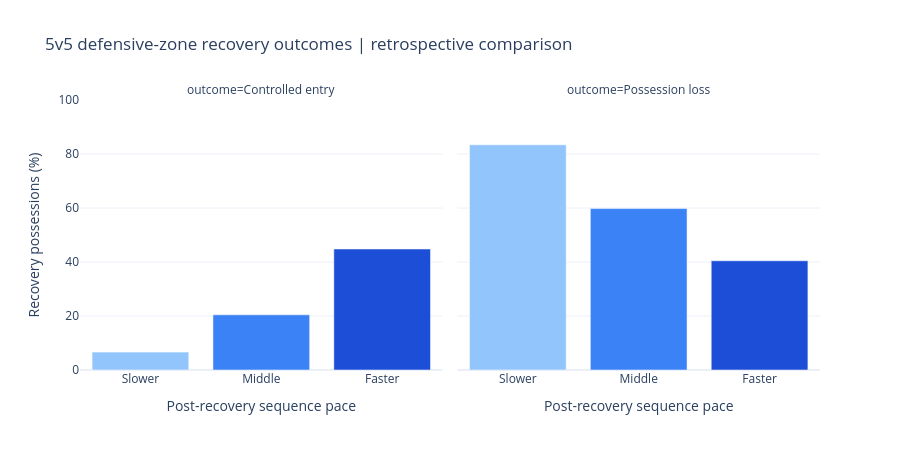

Notebook code cell kept with this figure:
### Markdown cell above
## 12.5. Define pooled pace tertiles and compare outcomes

Share slower/middle/faster boundaries across teams using all recovery possessions with measurable post-recovery pace, including other endings. Show the controlled-entry and confirmed-loss percentages as separate bars without uncertainty intervals. Both use all measurable recovery possessions in their band as denominator, so they need not sum to 100%.

Report the complete outcome breakdown beside the primary chart. Dumped entries and censored/unresolved endings must not be silently converted to losses or removed to inflate advancement rates. Retain sequence spans and game counts when interpreting differences.

### Code cell
analysis_recoveries = recoveries.loc[recoveries["pace_status"].eq("eligible")].copy()
bins, pace_edges = pd.qcut(analysis_recoveries["post_recovery_pace_ft_s"], q=3,
                          labels=False, retbins=True, duplicates="drop")
band_names = {1:"Slower", 2:"Middle", 3:"Faster"}
analysis_recoveries["pace_tertile"] = (bins + 1).astype("Int64")
analysis_recoveries["pace_band"] = analysis_recoveries["pace_tertile"].map(band_names)
pace_boundaries = pd.DataFrame({"pace_tertile":np.arange(1,len(pace_edges)),
    "lower_pace_ft_s":pace_edges[:-1], "upper_pace_ft_s":pace_edges[1:]})
pace_boundaries["pace_band"] = pace_boundaries["pace_tertile"].map(band_names)
display(pace_boundaries.round(2))

recovery_summary = analysis_recoveries.groupby("pace_band").agg(
    possessions=("possession_id","size"), games=("game_id","nunique"),
    controlled_entries=("controlled_entry","sum"), possession_losses=("possession_loss","sum"),
    median_pace_ft_s=("post_recovery_pace_ft_s","median"),
    median_sequence_span_seconds=("sequence_span_seconds","median"),
).reset_index()
recovery_summary["Controlled entry"] = 100 * recovery_summary["controlled_entries"] / recovery_summary["possessions"]
recovery_summary["Possession loss"] = 100 * recovery_summary["possession_losses"] / recovery_summary["possessions"]
display(recovery_summary.round(2))
outcome_breakdown = analysis_recoveries.groupby(["pace_band","outcome"]).size().rename("possessions").reset_index()
outcome_breakdown["outcome_pct"] = 100 * outcome_breakdown["possessions"] / outcome_breakdown.groupby("pace_band")["possessions"].transform("sum")
display(outcome_breakdown.round(2))

plot_data = recovery_summary.melt(
    id_vars=["pace_band","possessions","games","median_pace_ft_s","median_sequence_span_seconds"],
    value_vars=["Controlled entry","Possession loss"], var_name="outcome", value_name="outcome_pct",
)
recovery_fig = px.bar(plot_data,x="pace_band",y="outcome_pct",color="pace_band",facet_col="outcome",
    category_orders={"pace_band":["Slower","Middle","Faster"],"outcome":["Controlled entry","Possession loss"]},
    color_discrete_map={"Slower":"#93c5fd","Middle":"#3b82f6","Faster":"#1d4ed8"},
    hover_data=["possessions","games","median_pace_ft_s","median_sequence_span_seconds"],
    labels={"pace_band":"Post-recovery sequence pace","outcome_pct":"Recovery possessions (%)"},
    title="5v5 defensive-zone recovery outcomes | retrospective comparison")
recovery_fig.update_layout(template="plotly_white",height=450,showlegend=False)
recovery_fig.update_yaxes(range=[0,100])
recovery_fig.show()

### Figure 1 — Plotly figure (JSON) as saved in the notebook; plotly's stock layout.template omitted (floating-point values rounded to 4 significant figures)
{"data": [{"customdata": [[1494.0, 34.0, 9.989, 3.0]], "hovertemplate": "Post-recovery sequence pace=%{x}<br>outcome=Controlled entry<br>Recovery possessions (%)=%{y}<br>possessions=%{customdata[0]}<br>games=%{customdata[1]}<br>median_pace_ft_s=%{customdata[2]}<br>median_sequence_span_seconds=%{customdata[3]}<extra></extra>", "legendgroup": "Slower", "marker": {"color": "#93c5fd", "pattern": {"shape": ""}}, "name": "Slower", "orientation": "v", "showlegend": true, "textposition": "auto", "type": "bar", "x": ["Slower"], "xaxis": "x", "y": [6.627], "yaxis": "y"}, {"customdata": [[1494.0, 34.0, 9.989, 3.0]], "hovertemplate": "Post-recovery sequence pace=%{x}<br>outcome=Possession loss<br>Recovery possessions (%)=%{y}<br>possessions=%{customdata[0]}<br>games=%{customdata[1]}<br>median_pace_ft_s=%{customdata[2]}<br>median_sequence_span_seconds=%{customdata[3]}<extra></extra>", "legendgroup": "Slower", "marker": {"color": "#93c5fd", "pattern": {"shape": ""}}, "name": "Slower", "orientation": "v", "showlegend": false, "textposition": "auto", "type": "bar", "x": ["Slower"], "xaxis": "x2", "y": [83.4], "yaxis": "y2"}, {"customdata": [[1492.0, 34.0, 18.25, 6.0]], "hovertemplate": "Post-recovery sequence pace=%{x}<br>outcome=Controlled entry<br>Recovery possessions (%)=%{y}<br>possessions=%{customdata[0]}<br>games=%{customdata[1]}<br>median_pace_ft_s=%{customdata[2]}<br>median_sequence_span_seconds=%{customdata[3]}<extra></extra>", "legendgroup": "Middle", "marker": {"color": "#3b82f6", "pattern": {"shape": ""}}, "name": "Middle", "orientation": "v", "showlegend": true, "textposition": "auto", "type": "bar", "x": ["Middle"], "xaxis": "x", "y": [20.44], "yaxis": "y"}, {"customdata": [[1492.0, 34.0, 18.25, 6.0]], "hovertemplate": "Post-recovery sequence pace=%{x}<br>outcome=Possession loss<br>Recovery possessions (%)=%{y}<br>possessions=%{customdata[0]}<br>games=%{customdata[1]}<br>median_pace_ft_s=%{customdata[2]}<br>median_sequence_span_seconds=%{customdata[3]}<extra></extra>", "legendgroup": "Middle", "marker": {"color": "#3b82f6", "pattern": {"shape": ""}}, "name": "Middle", "orientation": "v", "showlegend": false, "textposition": "auto", "type": "bar", "x": ["Middle"], "xaxis": "x2", "y": [59.79], "yaxis": "y2"}, {"customdata": [[1493.0, 34.0, 28.4, 5.0]], "hovertemplate": "Post-recovery sequence pace=%{x}<br>outcome=Controlled entry<br>Recovery possessions (%)=%{y}<br>possessions=%{customdata[0]}<br>games=%{customdata[1]}<br>median_pace_ft_s=%{customdata[2]}<br>median_sequence_span_seconds=%{customdata[3]}<extra></extra>", "legendgroup": "Faster", "marker": {"color": "#1d4ed8", "pattern": {"shape": ""}}, "name": "Faster", "orientation": "v", "showlegend": true, "textposition": "auto", "type": "bar", "x": ["Faster"], "xaxis": "x", "y": [44.81], "yaxis": "y"}, {"customdata": [[1493.0, 34.0, 28.4, 5.0]], "hovertemplate": "Post-recovery sequence pace=%{x}<br>outcome=Possession loss<br>Recovery possessions (%)=%{y}<br>possessions=%{customdata[0]}<br>games=%{customdata[1]}<br>median_pace_ft_s=%{customdata[2]}<br>median_sequence_span_seconds=%{customdata[3]}<extra></extra>", "legendgroup": "Faster", "marker": {"color": "#1d4ed8", "pattern": {"shape": ""}}, "name": "Faster", "orientation": "v", "showlegend": false, "textposition": "auto", "type": "bar", "x": ["Faster"], "xaxis": "x2", "y": [40.46], "yaxis": "y2"}], "layout": {"annotations": [{"font": {}, "showarrow": false, "text": "outcome=Controlled entry", "x": 0.245, "xanchor": "center", "xref": "paper", "y": 1, "yanchor": "bottom", "yref": "paper"}, {"font": {}, "showarrow": false, "text": "outcome=Possession loss", "x": 0.755, "xanchor": "center", "xref": "paper", "y": 1, "yanchor": "bottom", "yref": "paper"}], "barmode": "relative", "height": 450, "legend": {"title": {"text": "Post-recovery sequence pace"}, "tracegroupgap": 0}, "showlegend": false, "title": {"text": "5v5 defensive-zone recovery outcomes | retrospective comparison"}, "xaxis": {"anchor": "y", "categoryarray": ["Slower", "Middle", "Faster"], "categoryorder": "array", "domain": [0, 0.49], "title": {"text": "Post-recovery sequence pace"}}, "xaxis2": {"anchor": "y2", "categoryarray": ["Slower", "Middle", "Faster"], "categoryorder": "array", "domain": [0.51, 1], "matches": "x", "title": {"text": "Post-recovery sequence pace"}}, "yaxis": {"anchor": "x", "domain": [0, 1], "range": [0, 100], "title": {"text": "Recovery possessions (%)"}}, "yaxis2": {"anchor": "x2", "domain": [0, 1], "matches": "y", "range": [0, 100], "showticklabels": false}}}
